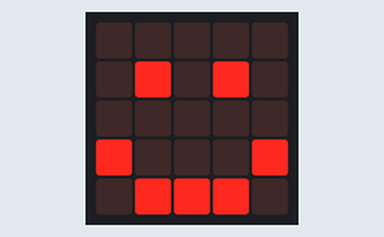
A program run on a simulated BBC micro:bit (MakeCode). On the bench: the board's 5×5 LED display.

Above: at 0.1 s.
At 11.1 s:
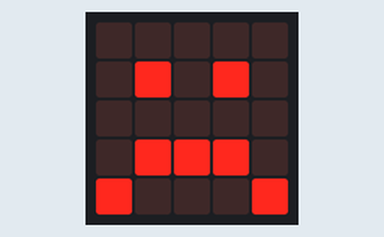
At 22.4 s:
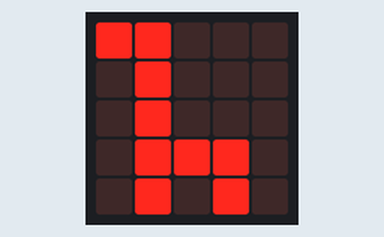
At 36.1 s:
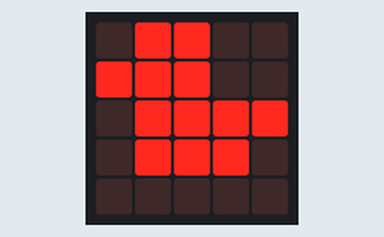

The program:

main.ts
```typescript
basic.forever(function () {
    for (let index = 0; index < 3; index++) {
        basic.showIcon(IconNames.Happy)
        basic.pause(2000)
        basic.showIcon(IconNames.Sad)
        basic.pause(1000)
    }
    for (let index = 0; index < 4; index++) {
        basic.showIcon(IconNames.Duck)
        basic.pause(1000)
        basic.showIcon(IconNames.Giraffe)
        basic.pause(500)
    }
})
```

test.ts
```typescript
// aquí va el archivo "tests"; esto no se compilará cuando este paquete se utilice como una extensión.
```

Measured:
- what the display in image 1 shows lasts 1.6 s, from 11.0 s to 12.6 s
- what the display in image 2 shows lasts 1.1 s, from 22.3 s to 23.4 s
